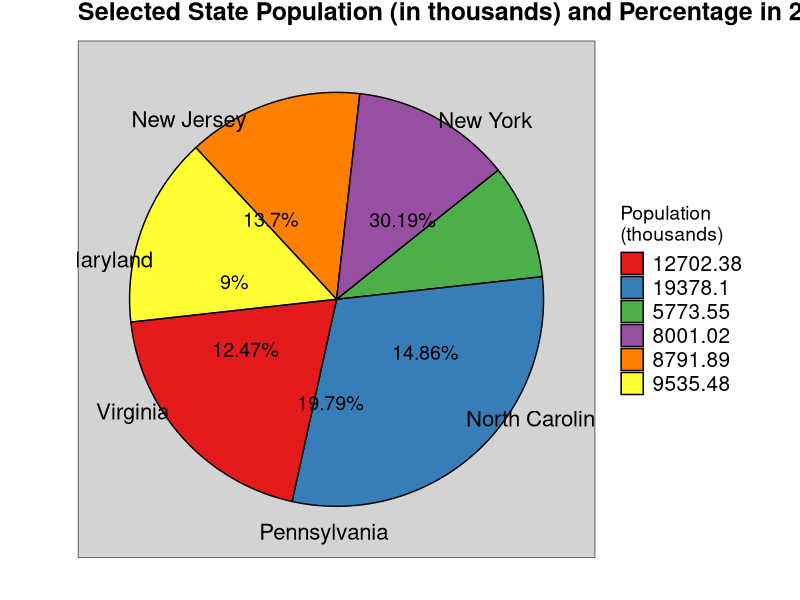

The R source for this figure:
# This script creates a pie chart using (a subset of) 'census_data.csv'.

# A description of 'census_data.csv' can be found in 'census_data_scrape_and_process.R'.
# To avoid an overwhelming plot, I will be using a subset of 'census_data.csv' consisting of
# observations for 6 states (North Carolina, Maryland, New Jersey, Pennsylvania, Virginia, 
# and New York) in 2010.

# Load packages.
library(data.table)
library(ggplot2)
library(ggthemes)

# Load data.
census_data = data.table(read.csv('census_data.csv', 
                                  header = T, 
                                  stringsAsFactors = F, 
                                  check.names = F))

#####
# SUBSET/PROCESS DATA.

  # Specify states of interest.
  states = c('North Carolina', 'Maryland', 'New Jersey', 'Pennsylvania', 
             'Virginia', 'New York')
  
  # Create data subset (specified above).
  census_subset = census_data[Name %in% states, .(Name, `2010`)]
  
  # Divide population values by 1000 for easier graph viewing.
  census_subset$`2010` = census_subset$`2010` / 1000
  
  # Compute percentage of total population accounted for by each state.
  
    # Compute percentage.
    census_subset$percent = round(100 * (census_subset$`2010` / sum(census_subset$`2010`)), 2)
  
    # Change to 'character' vector with form 'percent + %'.
    census_subset$percent = as.character(census_subset$percent)
    census_subset$percent = paste0(census_subset$percent, '%')
  
  # Specify locations for pie chart labels.
  
    # Count cumulative population.
    # This has no statistical or data significance, it's only to help with chart labels.
    census_subset$sum = cumsum(census_subset$`2010`)
    
    # Create 'offset_sum' column that will help with chart labels.
    census_subset$offset_sum = c(0, census_subset$sum[1:(nrow(census_subset) - 1)])
    
    # Create 'label_locations' column that specifies label locations on pie chart.
    census_subset$label_locations = (census_subset$sum + census_subset$offset_sum) / 2

#####  
# Plot data.
ggplot(data = census_subset, 
       aes(x = '', 
           y = `2010`, 
           fill = as.character(round(`2010`, 2)))) + 
geom_bar(stat = 'identity', 
         color = 'black') +
geom_text(aes(y = label_locations, 
              label = census_subset$percent), 
          size = 5) +
coord_polar('y', 
            start = 80) +
guides(fill = guide_legend(title = 'Population\n(thousands)')) +
theme_few() +
theme(axis.ticks = element_blank(), 
      axis.text.x = element_text(color = 'black', 
                                 size = 16), 
      plot.title = element_text(face = 'bold', 
                                size = 18, 
                                vjust = 2),
      panel.background = element_rect(fill = 'lightgrey', 
                                      colour = 'lightgrey'), 
      legend.text = element_text(size = 15), 
      legend.title = element_text(size = 14)) +
scale_y_continuous(breaks = census_subset$label_locations, 
                   labels = census_subset$Name) +
scale_fill_brewer(palette = 'Set1') +
ggtitle('Selected State Population (in thousands) and Percentage in 2010') +
xlab('') +
ylab('')
